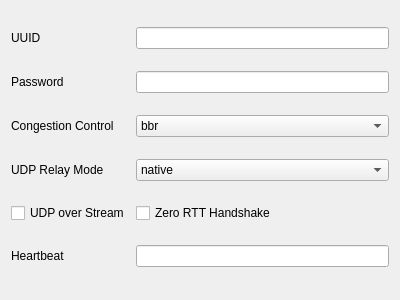
<?xml version="1.0" encoding="UTF-8"?>
<ui version="4.0">
 <class>EditTuic</class>
 <widget class="QWidget" name="EditTuic">
  <property name="geometry">
   <rect>
    <x>0</x>
    <y>0</y>
    <width>400</width>
    <height>300</height>
   </rect>
  </property>
  <property name="windowTitle">
   <string notr="true">Form</string>
  </property>
  <layout class="QGridLayout" name="gridLayout">
   <item row="5" column="0">
    <widget class="QLabel" name="label_5">
     <property name="text">
      <string>Heartbeat</string>
     </property>
    </widget>
   </item>
   <item row="3" column="0">
    <widget class="QLabel" name="label_4">
     <property name="text">
      <string>UDP Relay Mode</string>
     </property>
    </widget>
   </item>
   <item row="1" column="0">
    <widget class="QLabel" name="label_2">
     <property name="text">
      <string>Password</string>
     </property>
    </widget>
   </item>
   <item row="4" column="1">
    <widget class="QCheckBox" name="zero_rtt">
     <property name="text">
      <string>Zero RTT Handshake</string>
     </property>
    </widget>
   </item>
   <item row="0" column="1">
    <widget class="QLineEdit" name="uuid"/>
   </item>
   <item row="5" column="1">
    <widget class="QLineEdit" name="heartbeat"/>
   </item>
   <item row="1" column="1">
    <widget class="QLineEdit" name="password"/>
   </item>
   <item row="0" column="0">
    <widget class="QLabel" name="label">
     <property name="text">
      <string>UUID</string>
     </property>
    </widget>
   </item>
   <item row="2" column="1">
    <widget class="QComboBox" name="congestion_control">
     <item>
      <property name="text">
       <string>bbr</string>
      </property>
     </item>
     <item>
      <property name="text">
       <string>cubic</string>
      </property>
     </item>
     <item>
      <property name="text">
       <string>new_reno</string>
      </property>
     </item>
    </widget>
   </item>
   <item row="2" column="0">
    <widget class="QLabel" name="label_3">
     <property name="text">
      <string>Congestion Control</string>
     </property>
    </widget>
   </item>
   <item row="3" column="1">
    <widget class="QComboBox" name="udp_relay_mode">
     <item>
      <property name="text">
       <string>native</string>
      </property>
     </item>
     <item>
      <property name="text">
       <string>quic</string>
      </property>
     </item>
    </widget>
   </item>
   <item row="4" column="0">
    <widget class="QCheckBox" name="udp_over_stream">
     <property name="text">
      <string>UDP over Stream</string>
     </property>
    </widget>
   </item>
  </layout>
 </widget>
 <resources/>
 <connections/>
</ui>
